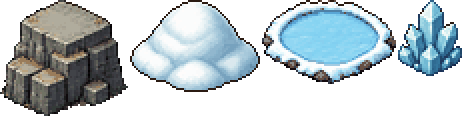
#> input picture assets/cold@1x.webp, 464 x 116 px
$ python snap_turnaround.py ../../../assets/cold@1x.webp ../../../assets/cold@2x.webp ../../../assets/cold@2x.webp 3 1.0 1.0
#> lines starting #> are read from the running program, lines starting #| are printed output that depends on the picture; after the words box and inside, x2 and y2 are one past the last pixel; in counts of white or black regions, pixels touching at a corner belong together
"""Snap a generated pixel-art turnaround (several figures in a row on a flat background) back to native pixels.

    python pipeline/scripts/l0veyou/snap_turnaround.py <image> <out_dir> [names=south,north,east,west] [colors=12] [period_lo period_hi]

period_lo/hi bound the grid search (default 9-15); pass the reference's period +-1 when flat areas
(a robe) make a harmonic win.

Per figure: estimate its own grid period/offset from colour edges (GPT images drift between figures),
map pixels to a shared k-means palette, take the majority colour of each cell's centre, and save a
transparent native-resolution PNG per figure plus <out_dir>/snap-preview.png (8x, side by side).
"""
import sys, json
import numpy as np
from pathlib import Path
from PIL import Image

src, out = Path(sys.argv[1]), Path(sys.argv[2])
names = (sys.argv[3] if len(sys.argv) > 3 else 'south,north,east,west').split(',')
ncol = int(sys.argv[4]) if len(sys.argv) > 4 else 12
PLO, PHI = (float(sys.argv[5]), float(sys.argv[6])) if len(sys.argv) > 6 else (9.0, 15.0)
out.mkdir(parents=True, exist_ok=True)
a = np.asarray(Image.open(src).convert('RGB')).astype(np.int32)
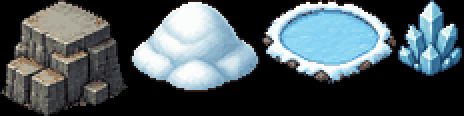
#> a: shape (116, 464, 3) int32; mean R, G, B 74, 85.2, 89.6
H, W, _ = a.shape
#> H = 116; W = 464
flat = a.reshape(-1, 3)
vals, counts = np.unique(flat // 4, axis=0, return_counts=True)
#> vals = 118 rows, first 8: [0, 0, 0], [3, 2, 3], [4, 6, 9], [5, 3, 4], [5, 9, 17], [6, 6, 6], [6, 12, 21], [6, 13, 22]; counts = 118 values, max 24720 at index 0, min 36 at index 7, mean 456.1
bg = vals[counts.argmax()] * 4 + 2
#> bg = [2, 2, 2]
mask = np.abs(a - bg).sum(axis=2) > 36
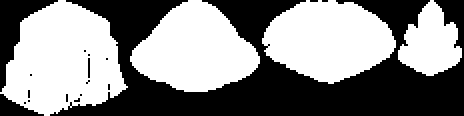
#> mask: shape (116, 464) bool; 53.7% white; 18 black regions (14 under 20 px), largest, box (x1, y1, x2, y2) and area: (50, 0, 464, 116) 22580, (0, 0, 58, 92) 1700, (0, 94, 44, 116) 468, (88, 58, 90, 78) 40

# figures = runs of columns that contain foreground
cols = mask.sum(axis=0) > 2
runs, x = [], 0
while x < W:
    if cols[x]:
        s = x
        while x < W and cols[x]: x += 1
        if x - s > 4: runs.append((s, x))
    x += 1
#> after the loop, runs = [(2, 126), (130, 260), (262, 396), (398, 462)]; x = 464
# a held weapon can stand a few pixels away from the body: merge runs closer than 48 px
merged = []
for r in runs:
    if merged and r[0] - merged[-1][1] < 48: merged[-1] = (merged[-1][0], r[1])
    else: merged.append(r)
#> this loop made 4 passes
#> after the loop, merged = [(2, 462)]
runs = [r for r in merged if r[1] - r[0] > 20]
#> runs = [(2, 462)]
assert len(runs) == len(names), f'found {len(runs)} figures, expected {len(names)}'

# shared palette: k-means over foreground pixels
rng = np.random.default_rng(0)
fg = a[mask].astype(float)
cent = fg[rng.choice(len(fg), ncol, replace=False)]
#> cent = [[187, 215, 228], [158, 221, 244], [42, 46, 46]]
for _ in range(25):
    lab = ((fg[:, None, :] - cent[None]) ** 2).sum(2).argmin(1)
    cent = np.array([fg[lab == k].mean(0) if (lab == k).any() else cent[k] for k in range(ncol)])
pal = np.round(cent).astype(int)
#> pal = [[228, 240, 244], [144, 186, 203], [68, 71, 73]]

def period(prof, lo=None, hi=None):
    lo, hi = lo or PLO, hi or PHI
    best = (0, None, None)
    for p in (np.arange(lo, hi, 0.05) if hi - lo >= 0.05 else [lo]):   # lo == hi: fixed period (match another image)
        for o in np.arange(0, p, 0.25):
            idx = np.floor(np.arange(o, len(prof) - 1, p)).astype(int)
            lift = prof[idx].sum() / max(prof.sum(), 1) * p
            if lift > best[0]: best = (lift, p, o)
    return best

report, sprites = {}, []
for name, (x0, x1) in zip(names, runs):
    ys = np.where(mask[:, x0:x1].any(axis=1))[0]
    y0, y1 = ys.min(), ys.max() + 1
    m = 6
    cx0, cx1, cy0, cy1 = max(0, x0 - m), min(W, x1 + m), max(0, y0 - m), min(H, y1 + m)
    c = a[cy0:cy1, cx0:cx1]
    dx = (np.abs(np.diff(c, axis=1)).sum(2) > 40).sum(0).astype(float)
    dy = (np.abs(np.diff(c, axis=0)).sum(2) > 40).sum(1).astype(float)
    lx, px, ox = period(dx)
    ly, py, oy = period(dy)
    p = PLO if PHI - PLO < 0.05 else ((px + py) / 2 if abs(px - py) < 1.0 else (px if lx > ly else py))   # square pixels: share one period
    # re-fit offsets for the shared period
    ox = max(np.arange(0, p, 0.25), key=lambda o: dx[np.floor(np.arange(o, len(dx) - 1, p)).astype(int)].sum())
    oy = max(np.arange(0, p, 0.25), key=lambda o: dy[np.floor(np.arange(o, len(dy) - 1, p)).astype(int)].sum())
    nx, ny = int((c.shape[1] - ox) // p), int((c.shape[0] - oy) // p)
    img = np.zeros((ny, nx, 4), np.uint8)
    for j in range(ny):
        for i in range(nx):
            xa, xb = int(ox + 1 + (i + 0.25) * p), int(ox + 1 + (i + 0.75) * p)
            ya, yb = int(oy + 1 + (j + 0.25) * p), int(oy + 1 + (j + 0.75) * p)
            cell = c[ya:yb, xa:xb].reshape(-1, 3)
            cm = mask[cy0 + ya:cy0 + yb, cx0 + xa:cx0 + xb].reshape(-1)
            if cm.mean() < 0.5: continue
            lab = ((cell[cm][:, None, :] - pal[None]) ** 2).sum(2).argmin(1)
            k = np.bincount(lab, minlength=ncol).argmax()
            img[j, i, :3] = pal[k]; img[j, i, 3] = 255
    g = img[..., :3].astype(int); sat = g.max(2) - g.min(2)
    img[(img[..., 3] > 0) & (sat < 28) & (g.mean(2) > 120), 3] = 0          # light grey = background leftovers
    im = Image.fromarray(img)
    bb = im.getbbox(); im = im.crop(bb)
    im.save(out / f'{name}.png')
    sprites.append(im)
    report[name] = {'period': round(float(p), 2), 'lift': [round(float(lx), 2), round(float(ly), 2)], 'size': im.size}
    print(name, report[name])
#> this loop made 1 pass
#> (name, x0, x1, y0, y1, m, cx0, cx1) on pass 1: ('../../../assets/cold@2x.webp', 2, 462, 0, 116, 6, 0, 464)
#| ../../../assets/cold@2x.webp {'period': 1.0, 'lift': [1.0, 1.0], 'size': (464, 116)}
#> after the loop, report = 1 item; sprites = 1 item

Z = 8
pw = sum(s.width for s in sprites) * Z + 40 * (len(sprites) + 1)
#> pw = 3792
ph = max(s.height for s in sprites) * Z + 80
#> ph = 1008
prev = Image.new('RGB', (pw, ph), (200, 200, 200))
#> prev: PIL image 3792x1008 RGB; every value is 200
x = 40
for s in sprites:
    prev.paste(s.resize((s.width * Z, s.height * Z), Image.NEAREST), (x, ph - 40 - s.height * Z), s.resize((s.width * Z, s.height * Z), Image.NEAREST))
    x += s.width * Z + 40
#> this loop made 1 pass
#> x on pass 1: 3792
#> after the loop, x = 3792
prev.save(out / 'snap-preview.png')
json.dump({'source': str(src), 'palette': ['#%02x%02x%02x' % tuple(c) for c in pal], 'figures': report}, open(out / 'snap.json', 'w'), indent=1)
